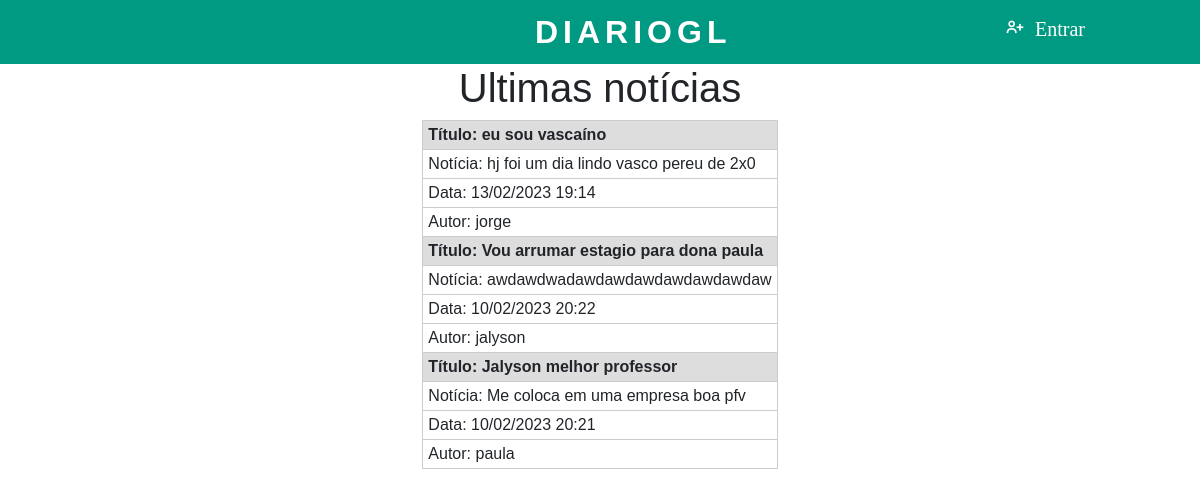
The page / on the database its author committed.
### tables this page shows
CREATE TABLE `noticia` (
  `id` int(11) NOT NULL,
  `titulo` varchar(222) NOT NULL,
  `noticia` varchar(222) NOT NULL,
  `data` varchar(222) NOT NULL,
  `id_func` int(11) NOT NULL
);

CREATE TABLE `loginf` (
  `id` int(11) NOT NULL,
  `login` varchar(255) DEFAULT NULL,
  `senha` varchar(255) DEFAULT NULL
);

### index.php (the view, shortened to what this page needs)
<?php  require_once("painel/back_end/connect.php");
?>
<link href="https://cdn.jsdelivr.net/npm/bootstrap@5.2.3/dist/css/bootstrap.min.css" rel="stylesheet">
<link href='https://unpkg.com/boxicons@2.1.4/css/boxicons.min.css' rel='stylesheet'>
<link rel="stylesheet" href="style/index.css">
    <header>
        <section>
            <h2 class="logo" id="logo">DIARIOgl</h2>
    </section>
    <ul class="nav-list" id='nav'>
    <li><a href = "painel/login.php"  role="button" id='button'><i class='bx bx-user-plus' id="icon"> Entrar</a></li></i>
    </ul>
    </header>
    <h1> Ultimas notícias </h1>
    <table>
    <?php
    $sql="SELECT  n.noticia,n.titulo,u.login,n.data
    from noticia as n,loginf as u
    WHERE n.id_func = u.id order by n.data desc ";
    $result = $connect -> query($sql);
    echo "<style>
        table td, table th {
        border: 1px solid #ccc;
        padding: 5px;
    }
         thead th{
            background: #ddd;
         }
    </style>
    <body>";
    echo "<table>";
    if($result -> num_rows > 0){
        while($linha = $result -> fetch_assoc()){
            echo "<thead><tr>";
            echo "<th>Título:  ".$linha['titulo']."</th>";
            echo "</tr></thead>";
            echo "<tbody><tr>";
            echo "<td>Notícia:  ".$linha['noticia']."</td>";
            echo "</tr><tr>";
            echo "<td>Data:  ".$linha['data']."</td>";
            echo "</tr><tr>";
            echo "<td>Autor:  ".$linha['login']."</td>";
            echo "</tr></tbody>";
        }
    }
    echo "</table></body>";
    ?>
</table>

### style/index.css (style rules this page uses)
* { margin: 0; padding: 0; box-sizing: border-box; font-family: 'Poppins', Arial; }
body { min-height: 100vh; }
header { top: 0; left: 0; width: 100%; padding: 30px 100px; display: flex; justify-content: space-between; align-items: center; height: 8vh; background-color: #009982; }
header .logo { color: #fff; font-weight: 700; text-decoration: none; font-size: 2em; text-transform: uppercase; letter-spacing: 5px; }
header ul { display: flex; justify-content: center; align-items: center; font-weight: 700; font-size: 20px; }
header ul li { list-style: none; margin-left: 20px; height: 1em; }
header ul li a { text-decoration: none; padding: 6px 15px; color: #fff; border-radius: 20px; }
#logo { position: absolute; top: 4%; left: 47.5%; transform: translate(-50%, -50%); padding: 15px; width: 100px; border-radius: 20px; }
table { margin-left: auto; margin-right: auto; }
h1 { text-align: center; font-family: Arial; }

### index.php (style rules this page uses)
table td, table th { border: 1px solid #ccc; padding: 5px; }
thead th { background: #ddd; }

### rows shown on the page
noticia: titulo "eu sou vascaíno", noticia "hj foi um dia lindo vasco pereu de 2x0", data "13/02/2023 19:14", id_func.login "jorge"
noticia: titulo "Vou arrumar estagio para dona paula", noticia "awdawdwadawdawdawdawdawdawdaw", data "10/02/2023 20:22", id_func.login "jalyson"
noticia: titulo "Jalyson melhor professor", noticia "Me coloca em uma empresa boa pfv", data "10/02/2023 20:21", id_func.login "paula"
